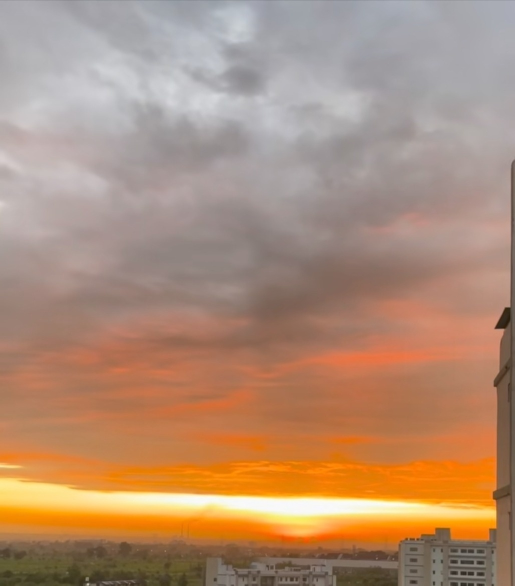
#> input picture reconstructed.jpg, 1030 x 1171 px (shown at 1/2 size)
$ python v7.py reconstructed.jpg reconstructed.jpg out.png
#> lines starting #> are read from the running program, lines starting #| are printed output that depends on the picture; after the words box and inside, x2 and y2 are one past the last pixel; in counts of white or black regions, pixels touching at a corner belong together
import cv2
import numpy as np
import sqlite3
import sys
import os
from pathlib import Path
from datetime import datetime


class AdvancedImageReconstructor:
    def __init__(self, db_name="image_reconstruction.db"):
        """Initialize the reconstructor with a database connection."""
        self.db_name = db_name
        self.conn = None
        self.cursor = None
        self.init_database()

    def init_database(self):
        """Initialize SQLite database with required tables."""
        self.conn = sqlite3.connect(self.db_name)
        self.cursor = self.conn.cursor()

        self.cursor.execute("DROP TABLE IF EXISTS reconstruction_metadata")
        self.cursor.execute("DROP TABLE IF EXISTS reconstructions")

        self.cursor.execute(
            """
            CREATE TABLE IF NOT EXISTS reconstructions (
                id INTEGER PRIMARY KEY AUTOINCREMENT,
                image1_path TEXT NOT NULL,
                image2_path TEXT NOT NULL,
                output_path TEXT NOT NULL,
                created_at TIMESTAMP DEFAULT CURRENT_TIMESTAMP,
                status TEXT,
                method TEXT,
                rotation_detected REAL,
                img1_rotation TEXT,
                img2_rotation TEXT
            )
        """
        )

        self.cursor.execute(
            """
            CREATE TABLE IF NOT EXISTS reconstruction_metadata (
                id INTEGER PRIMARY KEY AUTOINCREMENT,
                reconstruction_id INTEGER,
                keypoints_found INTEGER,
                matches_found INTEGER,
                confidence REAL,
                FOREIGN KEY (reconstruction_id)
                    REFERENCES reconstructions(id)
            )
        """
        )

        self.conn.commit()

    def load_images(self, image1_path, image2_path):
        """Load two images from file paths."""
#> called with image1_path = 'reconstructed.jpg', image2_path = 'reconstructed.jpg'
        if not os.path.exists(image1_path):
            raise FileNotFoundError(f"Image 1 not found: {image1_path}")
        if not os.path.exists(image2_path):
            raise FileNotFoundError(f"Image 2 not found: {image2_path}")

        img1 = cv2.imread(image1_path)
#> img1 is the input picture: shape (1171, 1030, 3); mean B, G, R 117.7, 142.1, 176.3
#|    Image 1: 1030x1171
#|    Image 2: 1030x1171
        img2 = cv2.imread(image2_path)

        if img1 is None or img2 is None:
            raise ValueError("Could not load one or both images")

        return img1, img2

    def generate_orientations(self, img):
        """Generate all possible orientations of an image.

        Returns dict with keys: 0, 90, 180, 270, flip_h, flip_v
        """
        orientations = {
            '0': img.copy(),
            '90': cv2.rotate(img, cv2.ROTATE_90_CLOCKWISE),
            '180': cv2.rotate(img, cv2.ROTATE_180),
            '270': cv2.rotate(img, cv2.ROTATE_90_COUNTERCLOCKWISE),
            'flip_h': cv2.flip(img, 1),  # Horizontal flip
            'flip_v': cv2.flip(img, 0),  # Vertical flip (inverted)
        }
        return orientations

    def analyze_image_content(self, img):
        """Analyze image to determine which part (top/bottom) has more detail."""
        h, w = img.shape[:2]

        if h < 10 or w < 10:
            return None

        # Split into top and bottom halves
        top_half = img[:h//2, :]
        bottom_half = img[h//2:, :]

        # Calculate variance (more detail = higher variance)
        top_var = np.var(top_half)
        bottom_var = np.var(bottom_half)

        # Calculate mean brightness
        gray = cv2.cvtColor(img, cv2.COLOR_BGR2GRAY)
        top_gray = gray[:h//2, :]
        bottom_gray = gray[h//2:, :]

        top_mean = np.mean(top_gray)
        bottom_mean = np.mean(bottom_gray)

        # Adaptive edge detection
        sigma = 0.33
        median_val = np.median(gray)
        lower = int(max(0, (1.0 - sigma) * median_val))
        upper = int(min(255, (1.0 + sigma) * median_val))

        edges = cv2.Canny(gray, lower, upper)
        top_edges = edges[:h//2, :]
        bottom_edges = edges[h//2:, :]

        top_edge_density = np.sum(top_edges > 0) / top_edges.size
        bottom_edge_density = np.sum(bottom_edges > 0) / bottom_edges.size

        return {
            'top_var': top_var,
            'bottom_var': bottom_var,
            'top_mean': top_mean,
            'bottom_mean': bottom_mean,
            'top_edge_density': top_edge_density,
            'bottom_edge_density': bottom_edge_density,
            'height': h,
            'width': w
        }

    def calculate_match_score(self, img1_info, img2_info):
        """Calculate how well img1-bottom matches img2-top.

        Returns normalized score (higher is better).
        """
        if img1_info is None or img2_info is None:
            return -1000

        # Normalize brightness difference (0-1, higher is better)
        brightness_diff = abs(img1_info['bottom_mean'] - img2_info['top_mean'])
        brightness_score = 1.0 - (brightness_diff / 255.0)

        # Edge density matching (buildings at bottom of img1, less at top of img2)
        edge_score = 0
        if img1_info['bottom_edge_density'] > img2_info['top_edge_density']:
            edge_ratio = img2_info['top_edge_density'] / (img1_info['bottom_edge_density'] + 0.001)
            edge_score = 1.0 - edge_ratio
        else:
            edge_score = -0.5  # Penalty if reversed

        # Variance similarity at boundary
        var_diff = abs(img1_info['bottom_var'] - img2_info['top_var'])
        var_score = 1.0 / (1.0 + var_diff / 10000.0)

        # Width similarity (should be close for panoramas)
        width_ratio = min(img1_info['width'], img2_info['width']) / max(img1_info['width'], img2_info['width'])

        # Combined score with weights
        total_score = (
            brightness_score * 0.35 +
            edge_score * 0.35 +
            var_score * 0.15 +
            width_ratio * 0.15
        )

        return total_score

    def find_best_orientation(self, img1, img2):
        """Find the best orientation combination for both images.

        Returns: (best_img1, best_img2, img1_transform, img2_transform, score)
        """
        print(f"\n  🔍 Testing all orientation combinations...")

        orientations1 = self.generate_orientations(img1)
#> orientations1 = 6 items
        orientations2 = self.generate_orientations(img2)
#> orientations2 = 6 items

        best_score = -999999
        best_config = None

        results = []

        # Test all combinations
        for o1_name, o1_img in orientations1.items():
            info1 = self.analyze_image_content(o1_img)
            if info1 is None:
                continue

            for o2_name, o2_img in orientations2.items():
                info2 = self.analyze_image_content(o2_img)
                if info2 is None:
                    continue

                # Test img1 on top, img2 on bottom
                score_1_2 = self.calculate_match_score(info1, info2)

                # Test img2 on top, img1 on bottom
                score_2_1 = self.calculate_match_score(info2, info1)

                if score_1_2 > best_score:
                    best_score = score_1_2
                    best_config = (o1_img, o2_img, o1_name, o2_name, False, score_1_2)

                if score_2_1 > best_score:
                    best_score = score_2_1
                    best_config = (o2_img, o1_img, o2_name, o1_name, True, score_2_1)

                results.append({
                    'config': f"{o1_name}→{o2_name}",
                    'score_1_2': score_1_2,
                    'score_2_1': score_2_1
                })
#> this loop made 6 passes
#> o1_name on passes 1 to 3: '0', '90', '180'
#> pass 1, in analyze_image_content, `bottom_half = img[h//2:, :]`:
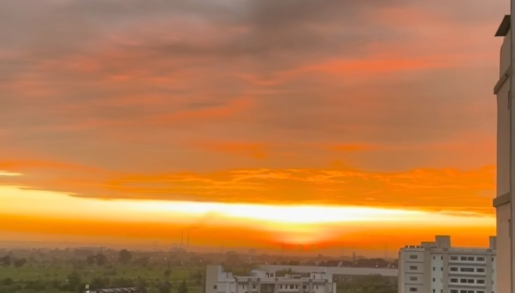
#> bottom_half: shape (586, 1030, 3) (shown at 1/2 size); mean of channels 0, 1, 2 75.8, 124.5, 183.7; drawn as B, G, R
#> pass 1, in analyze_image_content, `top_gray = gray[:h//2, :]`:
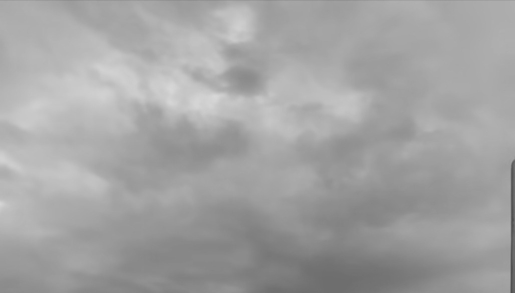
#> top_gray: shape (585, 1030) (shown at 1/2 size); min 71, max 216, mean 162.5
#> after the loop:
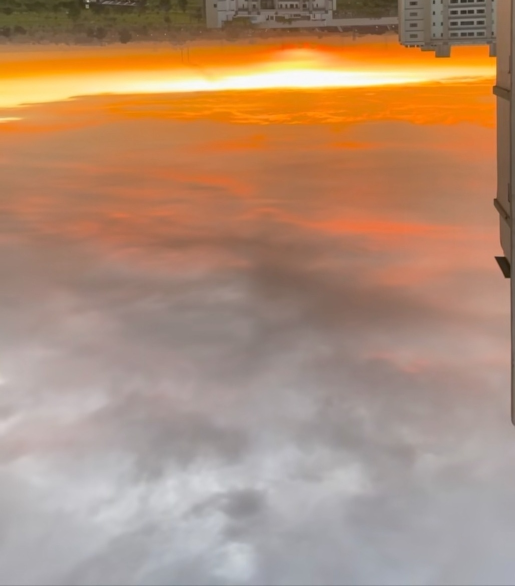
#> o2_img: shape (1171, 1030, 3) (shown at 1/2 size); mean of channels 0, 1, 2 117.7, 142.1, 176.3; drawn as B, G, R

        # Show top 5 results
        results.sort(key=lambda x: max(x['score_1_2'], x['score_2_1']), reverse=True)
        print(f"\n  📊 Top 5 configurations:")
        for i, r in enumerate(results[:5], 1):
            best_dir = "→" if r['score_1_2'] > r['score_2_1'] else "←"
            best_s = max(r['score_1_2'], r['score_2_1'])
            print(f"     {i}. {r['config']} {best_dir} Score: {best_s:.3f}")
#> this loop made 5 passes
#> r on passes 1 to 3: {'config': '90→90', 'score_1_2': 0.965, 'score_2_1': 0.965}, {'config': '0→90', 'score_1_2': 0.916, 'score_2_1': 0.898}, {'config': '90→0', 'score_1_2': 0.898, 'score_2_1': 0.916}
#> (printed output is left out)

        if best_config is None:
            raise ValueError("Could not find valid orientation combination")

        img_top, img_bottom, o1_name, o2_name, swapped, score = best_config

        print(f"\n  ✅ BEST MATCH (score: {score:.3f}):")
#|   ✅ BEST MATCH (score: 0.965):
        if swapped:
            print(f"     Image 2 ({o2_name}) on TOP")
            print(f"     Image 1 ({o1_name}) on BOTTOM")
        else:
            print(f"     Image 1 ({o1_name}) on TOP")
#|      Image 1 (90) on TOP
            print(f"     Image 2 ({o2_name}) on BOTTOM")
#|      Image 2 (90) on BOTTOM

        return img_top, img_bottom, o1_name, o2_name, swapped, score

    def find_horizontal_offset(self, strip1, strip2):
        """Find the best horizontal offset between two strips."""
        h1, w1 = strip1.shape[:2]
        h2, w2 = strip2.shape[:2]

        best_offset = 0
        best_score = float('inf')

        # Try different offsets (proportional to image width)
        max_offset = int(min(w1, w2) * 0.25)  # Search up to 25% of width
        step = max(1, max_offset // 100)

        for offset in range(-max_offset, max_offset, step):
            # Calculate overlap region
            if offset >= 0:
                overlap_w = min(w1 - offset, w2)
                if overlap_w <= 50:
                    continue
                s1 = strip1[:, offset:offset + overlap_w]
                s2 = strip2[:, :overlap_w]
            else:
                overlap_w = min(w1, w2 + offset)
                if overlap_w <= 50:
                    continue
                s1 = strip1[:, :overlap_w]
                s2 = strip2[:, -offset:-offset + overlap_w]

            # Ensure same size
            min_h = min(s1.shape[0], s2.shape[0])
            min_w = min(s1.shape[1], s2.shape[1])
            s1 = s1[:min_h, :min_w]
            s2 = s2[:min_h, :min_w]

            if s1.size == 0 or s2.size == 0:
                continue

            # Calculate difference using MSE
            diff = cv2.absdiff(s1, s2)
            score = np.mean(diff)

            if score < best_score:
                best_score = score
                best_offset = offset
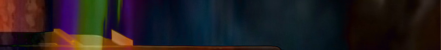
#> diff: shape (100, 881, 3) (shown at 1/2 size); mean of channels 0, 1, 2 30.1, 27.7, 33.8; drawn as B, G, R
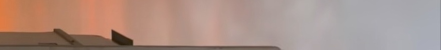
#> s1: shape (100, 881, 3) (shown at 1/2 size); mean of channels 0, 1, 2 134.8, 145.1, 171; drawn as B, G, R

        return best_offset, best_score

    def stitch_vertical_with_offset(self, img_top, img_bottom):
        """Stitch images vertically with horizontal offset correction."""
        h1, w1 = img_top.shape[:2]
        h2, w2 = img_bottom.shape[:2]

        print(f"\n  🔧 Finding horizontal alignment...")

        # Use bottom strip of top image and top strip of bottom image
        strip_height = min(100, h1 // 4, h2 // 4)

        strip_top = img_top[-strip_height:, :]
        strip_bottom = img_bottom[:strip_height, :]

        # Find best horizontal offset
        offset, score = self.find_horizontal_offset(strip_top, strip_bottom)

        print(f"     Horizontal offset: {offset}px")
#|      Horizontal offset: -22px
        print(f"     Alignment quality: {max(0, 255 - score):.1f}/255")
#|      Alignment quality: 229.4/255

        # Validate alignment
        if score > 100:
            print(f"     ⚠️  Warning: High difference score - images may be unrelated")

        # Create canvas
        canvas_w = max(w1, w2 + abs(offset))
        canvas_h = h1 + h2 - strip_height  # Overlap the strips

        canvas = np.zeros((canvas_h, canvas_w, 3), dtype=np.uint8)

        # Calculate placements
        if offset < 0:
            x_offset_top = abs(offset)
            x_offset_bottom = 0
        else:
            x_offset_top = 0
            x_offset_bottom = offset

        # Place top image
        canvas[:h1, x_offset_top:x_offset_top + w1] = img_top

        # Blend zone
        blend_start = h1 - strip_height
        blend_end = h1

        # Calculate overlap region
        overlap_x_start = max(x_offset_top, x_offset_bottom)
        overlap_x_end = min(x_offset_top + w1, x_offset_bottom + w2)

        if overlap_x_end > overlap_x_start and blend_start >= 0:
            # Gradient blending
            for i in range(strip_height):
                alpha = i / strip_height  # 0 at top, 1 at bottom
                y_pos = blend_start + i

                if y_pos >= 0 and y_pos < canvas_h:
                    # Get pixels from both images
                    top_x1 = overlap_x_start - x_offset_top
                    top_x2 = overlap_x_end - x_offset_top
                    bot_x1 = overlap_x_start - x_offset_bottom
                    bot_x2 = overlap_x_end - x_offset_bottom

                    if (0 <= top_x1 < w1 and 0 <= top_x2 <= w1 and
                        0 <= bot_x1 < w2 and 0 <= bot_x2 <= w2 and
                        i < h2):

                        top_pixels = img_top[h1 - strip_height + i, top_x1:top_x2]
                        bot_pixels = img_bottom[i, bot_x1:bot_x2]

                        # Ensure same width
                        min_width = min(top_pixels.shape[0], bot_pixels.shape[0])
                        if min_width > 0:
                            blended = cv2.addWeighted(
                                top_pixels[:min_width].astype(float), 1 - alpha,
                                bot_pixels[:min_width].astype(float), alpha,
                                0
                            )
                            canvas[y_pos, overlap_x_start:overlap_x_start + min_width] = blended.astype(np.uint8)
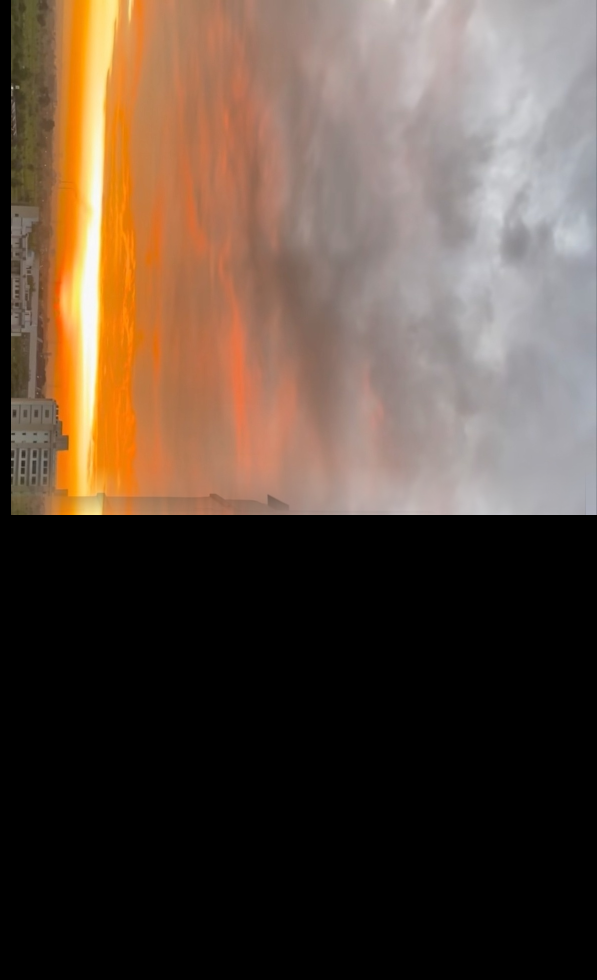
#> canvas: shape (1960, 1193, 3) (shown at 1/2 size); mean of channels 0, 1, 2 61.1, 73.9, 91.5; drawn as B, G, R

        # Place remaining part of bottom image
        remaining_start = h1
        remaining_bottom = img_bottom[strip_height:, :]
        canvas[remaining_start:remaining_start + remaining_bottom.shape[0],
               x_offset_bottom:x_offset_bottom + w2] = remaining_bottom

        # Crop empty regions
        gray = cv2.cvtColor(canvas, cv2.COLOR_BGR2GRAY)
        _, thresh = cv2.threshold(gray, 1, 255, cv2.THRESH_BINARY)
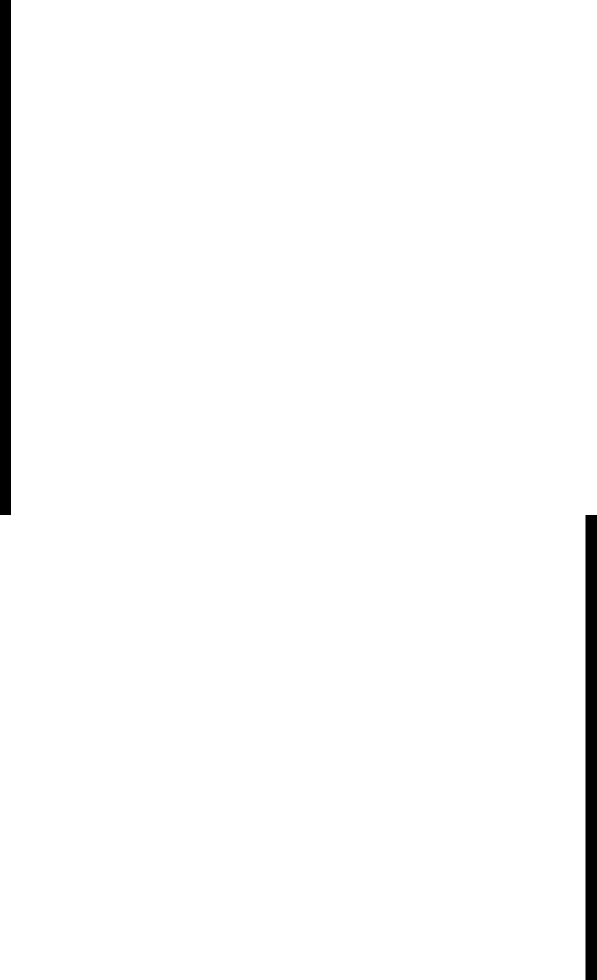
#> thresh: shape (1960, 1193) (shown at 1/2 size); 98.2% white; 2 black regions, box (x1, y1, x2, y2) and area: (0, 0, 22, 1030) 22660, (1171, 1030, 1193, 1960) 20460
        coords = cv2.findNonZero(thresh)

        if coords is not None:
            x, y, w, h = cv2.boundingRect(coords)
            canvas = canvas[y:y+h, x:x+w]

        return canvas, offset

    def reconstruct(
        self, image1_path, image2_path, output_path="reconstructed.jpg"
    ):
        """Main reconstruction method with rotation/inversion detection."""
        print(f"\n{'='*70}")
        print(f"🔄 ADVANCED IMAGE RECONSTRUCTION WITH ROTATION DETECTION")
        print(f"{'='*70}\n")

        print(f"📂 Loading images...")
        img1, img2 = self.load_images(image1_path, image2_path)
        print(f"   Image 1: {img1.shape[1]}x{img1.shape[0]}")
        print(f"   Image 2: {img2.shape[1]}x{img2.shape[0]}")

        # Find best orientation
        img_top, img_bottom, o1_transform, o2_transform, swapped, match_score = \
            self.find_best_orientation(img1, img2)

        # Stitch with alignment
        result, offset = self.stitch_vertical_with_offset(img_top, img_bottom)

        # Save result
        cv2.imwrite(output_path, result)

        print(f"\n{'='*70}")
        print(f"✅ SUCCESS! Reconstruction complete")
        print(f"{'='*70}")
        print(f"📁 Output: {output_path}")
        print(f"📐 Size: {result.shape[1]}x{result.shape[0]}")
#| 📐 Size: 1193x1960
        print(f"🔄 Transformations applied:")
        if swapped:
            print(f"   • Image 2: {o2_transform} (TOP)")
            print(f"   • Image 1: {o1_transform} (BOTTOM)")
        else:
            print(f"   • Image 1: {o1_transform} (TOP)")
#|    • Image 1: 90 (TOP)
            print(f"   • Image 2: {o2_transform} (BOTTOM)")
#|    • Image 2: 90 (BOTTOM)
        print(f"↔️  Horizontal alignment: {offset}px")
#| ↔️  Horizontal alignment: -22px
        print(f"⭐ Match confidence: {match_score:.3f}")
#| ⭐ Match confidence: 0.965
        print(f"{'='*70}\n")

        # Save to database
        self.save_to_database(
            image1_path, image2_path, output_path,
            "success_with_rotation", "orientation_detection",
            0, 0, 0, o1_transform, o2_transform
        )

        return result

    def save_to_database(
        self, img1_path, img2_path, output_path, status, method,
        keypoints, matches, rotation, img1_rot, img2_rot
    ):
        """Save reconstruction information to database."""
        self.cursor.execute(
            """
            INSERT INTO reconstructions
            (image1_path, image2_path, output_path, status, method,
             rotation_detected, img1_rotation, img2_rotation)
            VALUES (?, ?, ?, ?, ?, ?, ?, ?)
        """,
            (img1_path, img2_path, output_path, status, method, rotation,
             img1_rot, img2_rot),
        )

        reconstruction_id = self.cursor.lastrowid

        self.cursor.execute(
            """
            INSERT INTO reconstruction_metadata
            (reconstruction_id, keypoints_found, matches_found, confidence)
            VALUES (?, ?, ?, ?)
        """,
            (reconstruction_id, keypoints, matches, 0),
        )

        self.conn.commit()

    def close(self):
        """Close database connection."""
        if self.conn:
            self.conn.close()


# [16 lines left out: function print_usage, not called in this run]


if __name__ == "__main__":
    if len(sys.argv) < 3:
        print_usage()
        print("❌ ERROR: Please provide two image paths!\n")
        sys.exit(1)

    image1_path = sys.argv[1]
    image2_path = sys.argv[2]
    output_path = sys.argv[3] if len(sys.argv) > 3 else "reconstructed.jpg"

    reconstructor = AdvancedImageReconstructor()

    try:
        result = reconstructor.reconstruct(
            image1_path, image2_path, output_path
        )
    except FileNotFoundError as e:
        print(f"\n❌ ERROR: {e}\n")
        sys.exit(1)
    except Exception as e:
        print(f"\n❌ ERROR: {e}\n")
        import traceback
        traceback.print_exc()
        sys.exit(1)
    finally:
        reconstructor.close()
